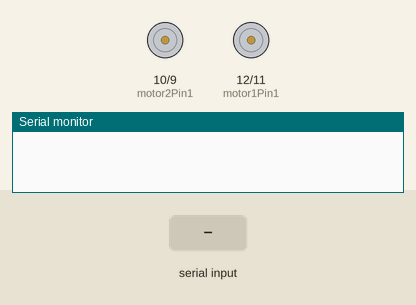
This sketch was run on a simulated Arduino Uno, built with avr-gcc and run on an emulated ATmega328P. On the bench: motor-driver pin pairs drawn as motors (green arrow = first pin HIGH = forward, orange = second pin HIGH = backward, longer = more drive), the last lines printed to the serial monitor. Inputs (shaded band) come from the test bench.

Above: at 1.2 s.
1.3 s: "go" received over Serial
At 2.2 s:
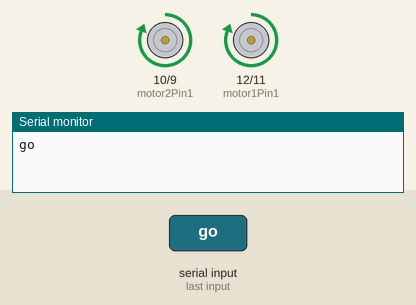
At 3.7 s:
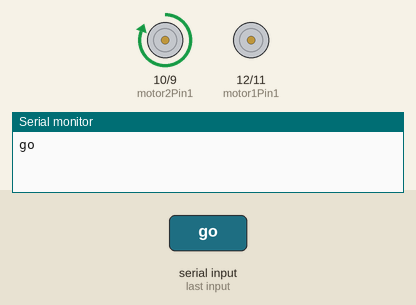
Timing chart, 0 to 10.3 s (numbered marks = the images above; inputs shaded):
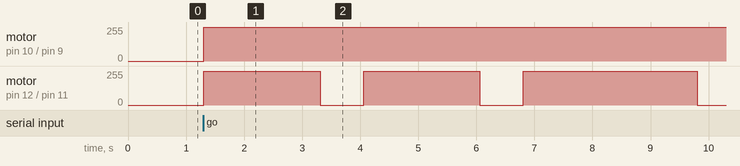

Measured:
- after the input at 1.3 s, motor on pin 10 (motor2Pin1) / pin 9 (motor2Pin2): stopped → forward 255/255 at once; motor on pin 12 (motor1Pin1) / pin 11 (motor1Pin2): goes forward 255/255 2.0 s, stopped 0.75 s, forward 255/255 2.0 s, stopped 0.75 s, forward 255/255 3.0 s, then stopped, starting at once

The sketch:

sketch_aug30a.ino
```cpp
int motor1Pin1 = 12; // pin 2 on L293D IC
int motor1Pin2 = 11; // pin 7 on L293D IC
int motor2Pin1 = 10; // pin 10 on L293D IC
int motor2Pin2 = 9; // pin 15 on L293D IC
String readString;
void setup()
{
    Serial.begin(9600);
    pinMode(motor1Pin1, OUTPUT);
    pinMode(motor1Pin2, OUTPUT);
    pinMode(motor2Pin1, OUTPUT);
    pinMode(motor2Pin2, OUTPUT);
}

void loop()
{
    while(Serial.available())
    {
    delay(3);
    char c = Serial.read();
    readString += c;
    }
    if (readString.length() >0)
    {
      Serial.println(readString); // for display the command in serial monitor
      if(readString == "go")

      {
        digitalWrite(motor1Pin1, HIGH);
        digitalWrite(motor1Pin2, LOW);
        digitalWrite(motor2Pin1, HIGH);
        digitalWrite(motor2Pin2, LOW);
        delay(2000);
        digitalWrite(motor1Pin1, LOW);
        digitalWrite(motor1Pin2, LOW);
        digitalWrite(motor2Pin1, HIGH);
        digitalWrite(motor2Pin2, LOW);
        delay (750);
        digitalWrite(motor1Pin1, HIGH);
        digitalWrite(motor1Pin2, LOW);
        digitalWrite(motor2Pin1, HIGH);
        digitalWrite(motor2Pin2, LOW);
         delay(2000);
        digitalWrite(motor1Pin1, LOW);
        digitalWrite(motor1Pin2, LOW);
        digitalWrite(motor2Pin1, HIGH);
        digitalWrite(motor2Pin2, LOW);
        delay(750);
        digitalWrite(motor1Pin1, HIGH);
        digitalWrite(motor1Pin2, LOW);
        digitalWrite(motor2Pin1, HIGH);
        digitalWrite(motor2Pin2, LOW);
         delay(3000);
        digitalWrite(motor1Pin1, LOW);
        digitalWrite(motor1Pin2, LOW);
        digitalWrite(motor2Pin1, HIGH);
        digitalWrite(motor2Pin2, LOW);
        delay(750);
        digitalWrite(motor1Pin1, HIGH);
        digitalWrite(motor1Pin2, LOW);
        digitalWrite(motor2Pin1, HIGH);
        digitalWrite(motor2Pin2, LOW);
        delay(2000);
        digitalWrite(motor1Pin1, LOW);
        digitalWrite(motor1Pin2, LOW);
        digitalWrite(motor2Pin1, HIGH);
        digitalWrite(motor2Pin2, LOW);
        delay(750);
        digitalWrite(motor1Pin1, HIGH);
        digitalWrite(motor1Pin2, LOW);
        digitalWrite(motor2Pin1, HIGH);
        digitalWrite(motor2Pin2, LOW);
      }
      if(readString == "stop")
      {
        digitalWrite(motor1Pin1, LOW);
        digitalWrite(motor1Pin2, LOW);
        digitalWrite(motor2Pin1, LOW);
        digitalWrite(motor2Pin2, LOW);
      }

      readString="";
  }
}
```
